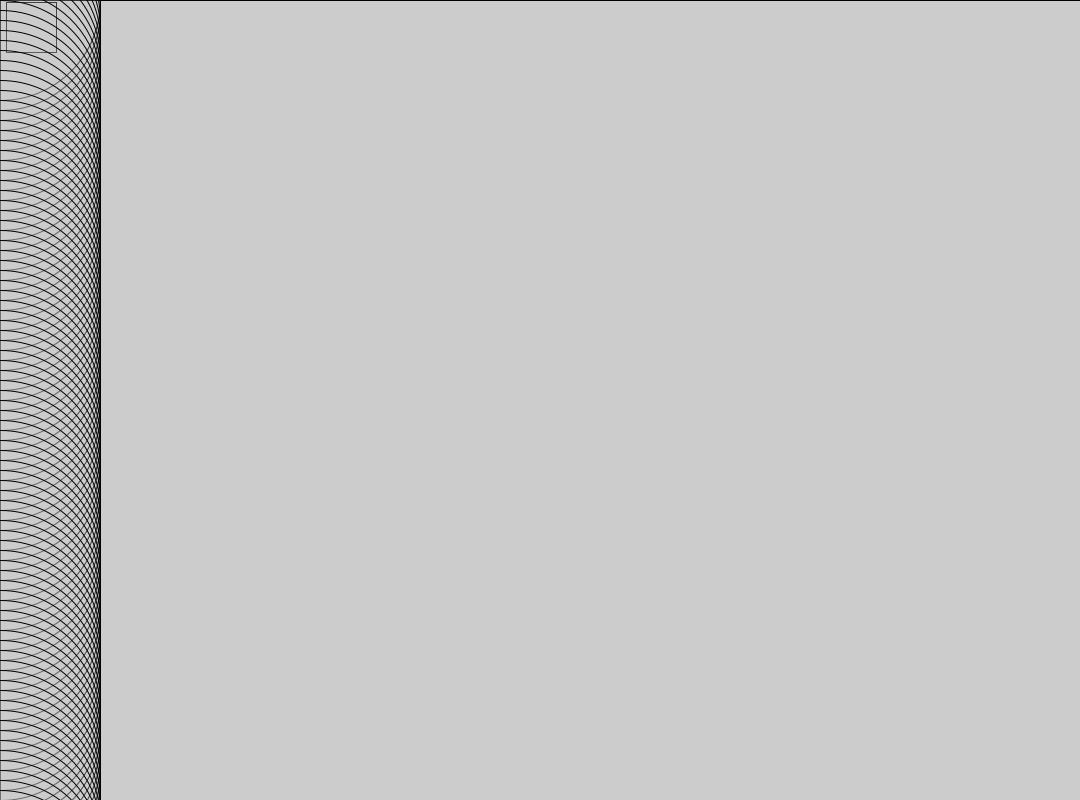
Frame 1 (no input)
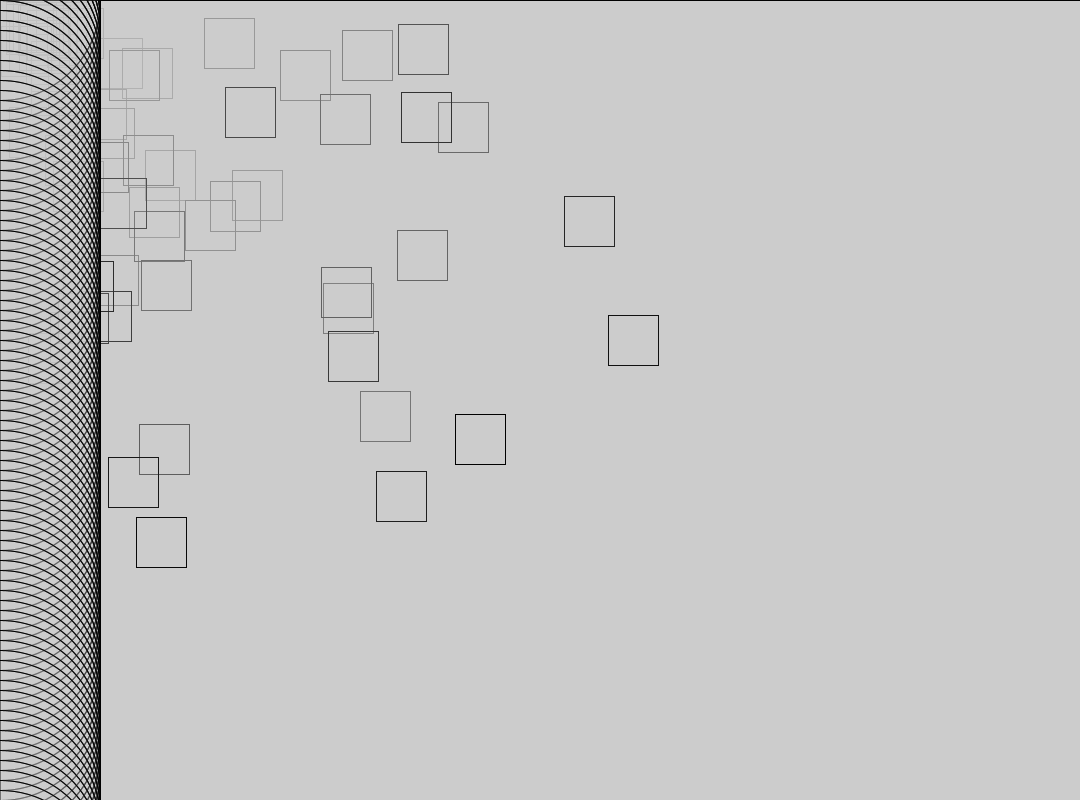
Frame 60 (the mouse pressed at the canvas centre just before this capture)
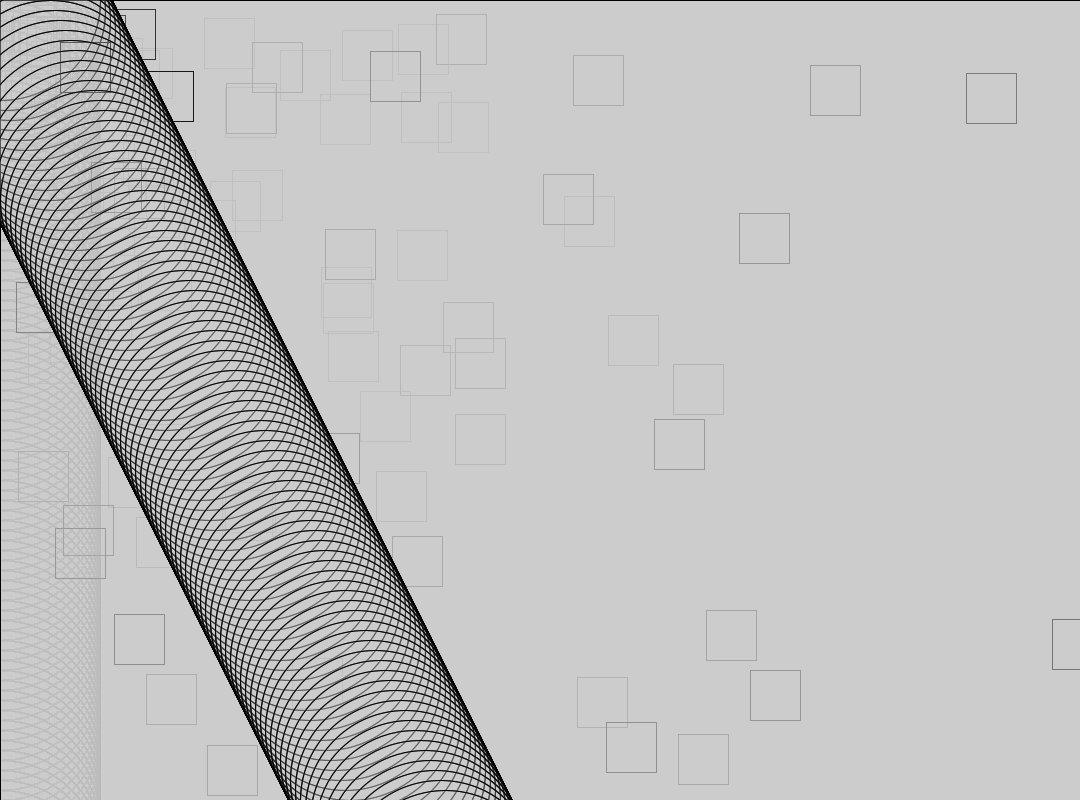
Frame 120 (the mouse held since frame 60 and released just before this capture)

The Processing sketch that drew these frames (run headless with seeded random() and noise(); from frame 60 on, the mouse is pressed at the canvas centre):

// Processing sketch: funciones
// ── funciones.pde
//FUNCIONES
int cantidadDeCiclos;
float cantidadDeCiclosMapeados;
float cantidadDeCiclosMapeadosColor;
void setup() {

  size(1080, 800);
}

void draw() {
  fill(200,10);
  rect(0,0,width, height);
  //capas(50, 70, 120.5, 15);
  //capas(150, 170, 55.5, 1);
  cantidadDeCiclos++;
  cantidadDeCiclosMapeadosColor= map(cantidadDeCiclos, 0, 100, 0, 255);
  cantidadDeCiclosMapeados = map(cantidadDeCiclos, 0, 100, 0, width);
  dibujar(cantidadDeCiclos);
  
  
  dibujoConCicloFor();
  
  println("Fin de ciclo flor");
}

void mouseClicked() {
}

// ── pestaaFunciones.pde
void capas (int x, int y, float tam, int linea) {
 
 push();
  strokeWeight(linea);
  circle(x, y, tam);
 pop();
  
}

void dibujar(int  cantidad) {

  if(devolverValor(cantidad)){
  
  } else {
      cantidadDeCiclos = 0;
  }
 // rect(cantidadDeCiclosMapeados, random(height), 50, 50);
rect(random(cantidadDeCiclosMapeados), random(cantidadDeCiclosMapeados), 50, 50);

}

boolean devolverValor (int cant) {
  if (cant > 100) {
    return false;
  } else {
    return true;
  }
}


void dibujoConCicloFor(){

    for(int i = 0; i < 100;i++){
     println(i);
     circle(map(mouseX, 0, width, 0, 10) * i,10 * i,height/4);
    }
}
